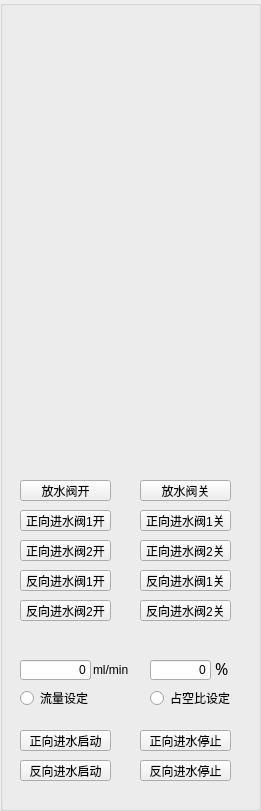
   <widget class="QGroupBox" name="groupBox_2">
    <property name="geometry">
     <rect>
      <x>20</x>
      <y>30</y>
      <width>261</width>
      <height>811</height>
     </rect>
    </property>
    <property name="title">
     <string/>
    </property>
    <widget class="QToolButton" name="tbnVOutOpen">
     <property name="geometry">
      <rect>
       <x>20</x>
       <y>480</y>
       <width>91</width>
       <height>21</height>
      </rect>
     </property>
     <property name="text">
      <string>放水阀开</string>
     </property>
    </widget>
    <widget class="QToolButton" name="tbnPumpForwardOn">
     <property name="geometry">
      <rect>
       <x>20</x>
       <y>730</y>
       <width>91</width>
       <height>21</height>
      </rect>
     </property>
     <property name="text">
      <string>正向进水启动</string>
     </property>
    </widget>
    <widget class="QToolButton" name="tbnPumpReverseOn">
     <property name="geometry">
      <rect>
       <x>20</x>
       <y>760</y>
       <width>91</width>
       <height>21</height>
      </rect>
     </property>
     <property name="text">
      <string>反向进水启动</string>
     </property>
    </widget>
    <widget class="QToolButton" name="tbnPumpForwardOff">
     <property name="geometry">
      <rect>
       <x>140</x>
       <y>730</y>
       <width>91</width>
       <height>21</height>
      </rect>
     </property>
     <property name="text">
      <string>正向进水停止</string>
     </property>
    </widget>
    <widget class="QToolButton" name="tbnVOutClose">
     <property name="geometry">
      <rect>
       <x>140</x>
       <y>480</y>
       <width>91</width>
       <height>21</height>
      </rect>
     </property>
     <property name="text">
      <string>放水阀关</string>
     </property>
    </widget>
    <widget class="QToolButton" name="tbnPumpReverseOff">
     <property name="geometry">
      <rect>
       <x>140</x>
       <y>760</y>
       <width>91</width>
       <height>21</height>
      </rect>
     </property>
     <property name="text">
      <string>反向进水停止</string>
     </property>
    </widget>
    <widget class="QToolButton" name="tbnVForwardIn2Open">
     <property name="geometry">
      <rect>
       <x>20</x>
       <y>540</y>
       <width>91</width>
       <height>21</height>
      </rect>
     </property>
     <property name="text">
      <string>正向进水阀2开</string>
     </property>
    </widget>
    <widget class="QToolButton" name="tbnVForwardIn1Open">
     <property name="geometry">
      <rect>
       <x>20</x>
       <y>510</y>
       <width>91</width>
       <height>21</height>
      </rect>
     </property>
     <property name="text">
      <string>正向进水阀1开</string>
     </property>
    </widget>
    <widget class="QToolButton" name="tbnVReverseIn1Open">
     <property name="geometry">
      <rect>
       <x>20</x>
       <y>570</y>
       <width>91</width>
       <height>21</height>
      </rect>
     </property>
     <property name="text">
      <string>反向进水阀1开</string>
     </property>
    </widget>
    <widget class="QToolButton" name="tbnVReverseIn2Open">
     <property name="geometry">
      <rect>
       <x>20</x>
       <y>600</y>
       <width>91</width>
       <height>21</height>
      </rect>
     </property>
     <property name="text">
      <string>反向进水阀2开</string>
     </property>
    </widget>
    <widget class="QToolButton" name="tbnVForwardIn2Close">
     <property name="geometry">
      <rect>
       <x>140</x>
       <y>540</y>
       <width>91</width>
       <height>21</height>
      </rect>
     </property>
     <property name="text">
      <string>正向进水阀2关</string>
     </property>
    </widget>
    <widget class="QToolButton" name="tbnVForwardIn1Close">
     <property name="geometry">
      <rect>
       <x>140</x>
       <y>510</y>
       <width>91</width>
       <height>21</height>
      </rect>
     </property>
     <property name="text">
      <string>正向进水阀1关</string>
     </property>
    </widget>
    <widget class="QToolButton" name="tbnVReverseIn1Close">
     <property name="geometry">
      <rect>
       <x>140</x>
       <y>570</y>
       <width>91</width>
       <height>21</height>
      </rect>
     </property>
     <property name="text">
      <string>反向进水阀1关</string>
     </property>
    </widget>
    <widget class="QToolButton" name="tbnVReverseIn2Close">
     <property name="geometry">
      <rect>
       <x>140</x>
       <y>600</y>
       <width>91</width>
       <height>21</height>
      </rect>
     </property>
     <property name="text">
      <string>反向进水阀2关</string>
     </property>
    </widget>
    <widget class="QLineEdit" name="lineEdit_setFlowRate">
     <property name="enabled">
      <bool>true</bool>
     </property>
     <property name="geometry">
      <rect>
       <x>20</x>
       <y>660</y>
       <width>71</width>
       <height>20</height>
      </rect>
     </property>
     <property name="layoutDirection">
      <enum>Qt::LeftToRight</enum>
     </property>
     <property name="text">
      <string>0</string>
     </property>
     <property name="alignment">
      <set>Qt::AlignRight|Qt::AlignTrailing|Qt::AlignVCenter</set>
     </property>
     <property name="readOnly">
      <bool>false</bool>
     </property>
    </widget>
    <widget class="QLineEdit" name="lineEdit_setPWM">
     <property name="enabled">
      <bool>true</bool>
     </property>
     <property name="geometry">
      <rect>
       <x>150</x>
       <y>660</y>
       <width>61</width>
       <height>20</height>
      </rect>
     </property>
     <property name="layoutDirection">
      <enum>Qt::LeftToRight</enum>
     </property>
     <property name="text">
      <string>0</string>
     </property>
     <property name="alignment">
      <set>Qt::AlignRight|Qt::AlignTrailing|Qt::AlignVCenter</set>
     </property>
     <property name="readOnly">
      <bool>false</bool>
     </property>
    </widget>
    <widget class="QRadioButton" name="radioButton_setFlowRate">
     <property name="geometry">
      <rect>
       <x>20</x>
       <y>690</y>
       <width>89</width>
       <height>16</height>
      </rect>
     </property>
     <property name="text">
      <string>流量设定</string>
     </property>
    </widget>
    <widget class="QRadioButton" name="radioButton_setPWM">
     <property name="geometry">
      <rect>
       <x>150</x>
       <y>690</y>
       <width>89</width>
       <height>16</height>
      </rect>
     </property>
     <property name="text">
      <string>占空比设定</string>
     </property>
    </widget>
    <widget class="QLabel" name="label_21">
     <property name="geometry">
      <rect>
       <x>93</x>
       <y>660</y>
       <width>36</width>
       <height>20</height>
      </rect>
     </property>
     <property name="text">
      <string>ml/min</string>
     </property>
    </widget>
    <widget class="QLabel" name="label_26">
     <property name="geometry">
      <rect>
       <x>215</x>
       <y>658</y>
       <width>36</width>
       <height>20</height>
      </rect>
     </property>
     <property name="font">
      <font>
       <family>AcadEref</family>
       <pointsize>12</pointsize>
      </font>
     </property>
     <property name="text">
      <string>%</string>
     </property>
    </widget>
   </widget>
